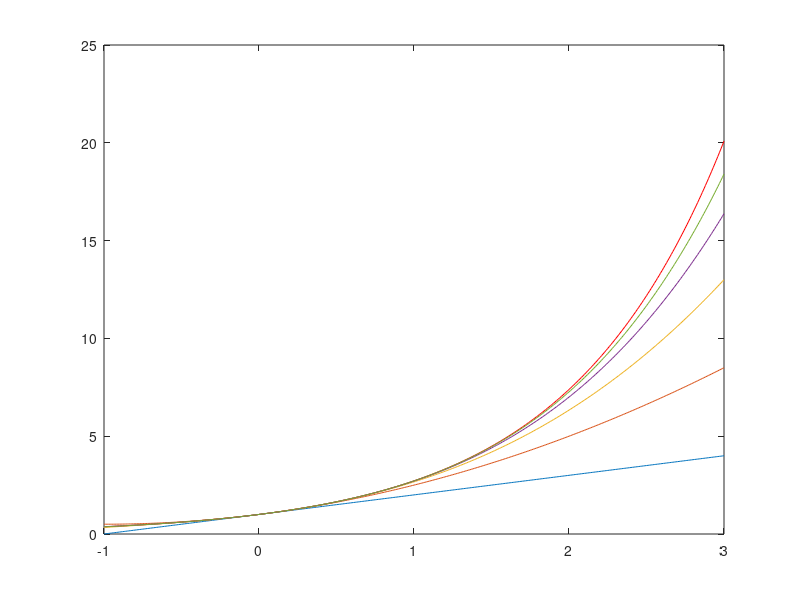

Source code (MATLAB):
x=-1:0.01:3;
f=exp(x);
sum=1;
t=1;
n=input('Give value for n');
plot(x,f,'r')
hold on
for k=1:n
  t=t.*x/k;
  sum=sum+t;
  plot(x,sum)
  hold on
end
